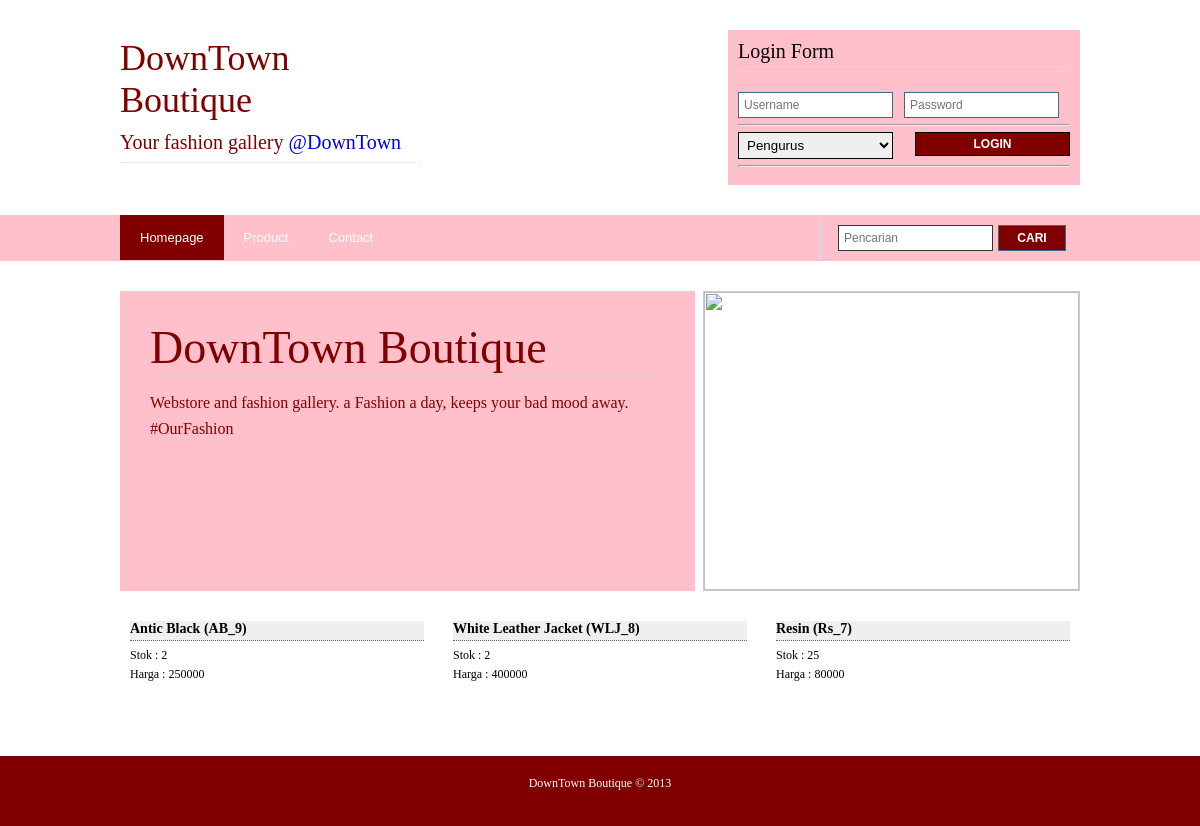
The page / on the database its author committed.
### tables this page shows
CREATE TABLE IF NOT EXISTS `barang` (
  `id_barang` int(3) NOT NULL DEFAULT '0',
  `nama_barang` varchar(30) NOT NULL,
  `stok_barang` int(2) NOT NULL,
  `harga_jual` int(7) NOT NULL,
  PRIMARY KEY (`id_barang`)
);

### includes/contents.php (the view, shortened to what this page needs)
<div class="wrapper col4">
	<div id="services">
		<br class="clear" />
		<ul>
			<?php
				$barang = mysql_query('SELECT * FROM barang ORDER BY id_barang DESC LIMIT 3') or die(mysql_error());
				$mulai=1;
				while($b = mysql_fetch_array($barang)){
					if($mulai == 3){ echo "<li class=\"last\">"; }else{ echo "<li>";}
					echo "<div>
					<h2>$b[nama_barang]</h2>
					<p>Stok : $b[stok_barang]<br>
					Harga : $b[harga_jual]</p>";
					echo "</div></li>";
					$mulai++;
				}
			?>
		</ul>
		<br class="clear" />
		<br class="clear" />
	</div>
</div>

### styles/layout.css (style rules this page uses)
body { margin:0; padding:0; font-size:12px; font-family:comic sans ms; color:#FFFFFF; background-color:#29313C; }
div.wrapper { display:block; width:100%; margin:0; text-align:left; }
div.wrapper h1, div.wrapper h2, div.wrapper h3, div.wrapper h4, div.wrapper h5, div.wrapper h6 { margin:0 0 20px 0; padding:0 0 8px 0; font-size:20px; font-weight:normal; font-family:Georgia, "Times New Roman", Times, serif; border-bottom:1px dotted #DDDDDD; }
.col3, .col4, .col5 { color:black; background-color:#FFFFFF; }
#header, #topbar, #intro, #services, #breadcrumb, #container, #footer, #copyright { position:relative; margin:0 auto 0; display:block; width:960px; }
#services ul, #services p, #services h2, #services img { margin:0; padding:0; list-style:none; }
#services ul li { margin-bottom:10px; }
#services li { display:block; float:left; width:294px; height:100px; margin:0 9px 0 0; padding:10px; color:black; background-color:white; }
#services li.last { margin-right:0; }
#services h2 { margin:0 0 5px 0; padding:0 0 3px 0; font-size:14px; font-weight:bold; color:black; background-color:#EFEFEF; border-bottom-color:#666666; }
#services p { margin:0; padding:0; line-height:1.6em; }

### rows shown on the page
barang: nama_barang "Antic Black (AB_9)", stok_barang "2", harga_jual "250000"
barang: nama_barang "White Leather Jacket (WLJ_8)", stok_barang "2", harga_jual "400000"
barang: nama_barang "Resin (Rs_7)", stok_barang "25", harga_jual "80000"
